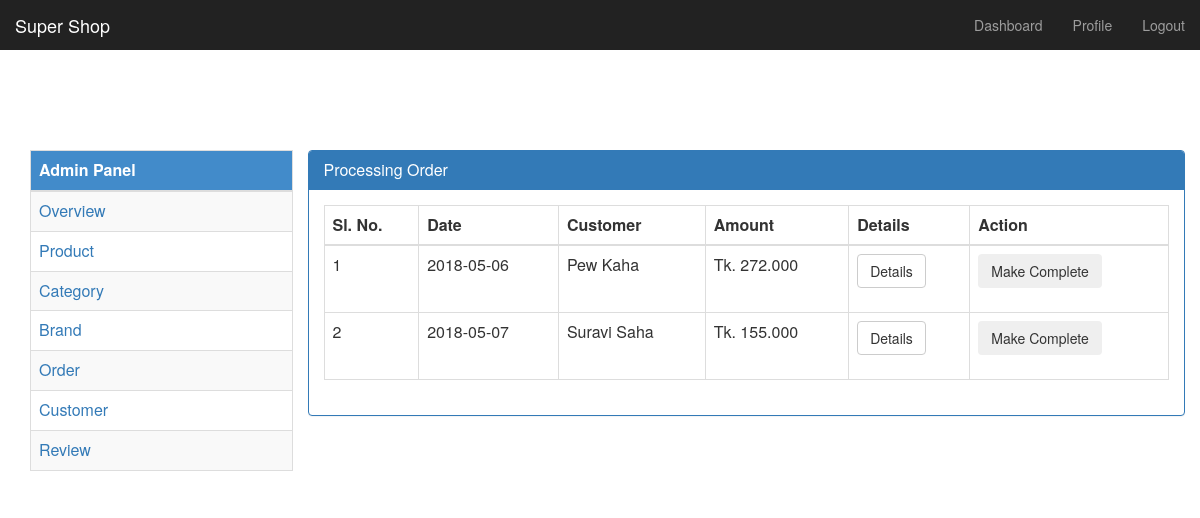
/admin/processingorder.php (signed in), run on the app's committed database.
### tables this page shows
CREATE TABLE `customerorder` (
  `orderId` int(11) NOT NULL,
  `custId` int(11) NOT NULL,
  `orderStatus` tinyint(4) NOT NULL,
  `amount` float(10,3) NOT NULL,
  `orderDate` date NOT NULL
);

CREATE TABLE `customer` (
  `custId` int(11) NOT NULL,
  `custName` varchar(225) NOT NULL,
  `custEmail` varchar(50) NOT NULL,
  `custPass` varchar(30) NOT NULL,
  `number` int(11) NOT NULL,
  `division` varchar(50) NOT NULL,
  `district` varchar(50) NOT NULL,
  `address` varchar(225) NOT NULL
);

### Classes/Order.php (called while the page is built, shortened)
<?php
    class Order{
     public $uhost = DB_HOST;
     public $uuser = DB_USER;
     public $upass = DB_PASS;
     public $udb   = DB_NAME;
     private $conn;
        function __construct(){
            $this -> conn = mysqli_connect($this -> uhost, $this -> uuser, $this -> upass, $this -> udb);
        }
        public function getProcessingOrder(){
            $this -> sql = "SELECT customerorder.*, customer.custName FROM customerorder,customer WHERE customerorder.custId = customer.custId AND customerorder.orderStatus = '0' ;";
            $this -> res = mysqli_query($this -> conn, $this -> sql);
                return $this -> res;
        }
    }
    ?>

### admin/processingorder.php (the view, shortened to what this page needs)
<?php
include('Library/header.php');
$filepath=realpath(dirname(__FILE__));
include_once($filepath.'/../Classes/Order.php');
$order  = new Order();
    $getPRdetails = $order -> getProcessingOrder();
?>
<?php
include('Library/sidebar.php');
?>
<div class="col-md-9 col-sm-12 col-xs-12">
    <div class="row">
        <div class="panel panel-primary">
            <div class="panel-heading">
                <h3 class="panel-title">Processing Order </h3>
            </div>
            <div class="panel-body">
                <div class="table-responsive">
                    <table class="table table-bordered">
                        <thead>
                            <th>Sl. No.</th>
                            <th>Date</th>
                            <th>Customer</th>
                            <th>Amount</th>
                            <th>Details</th>
                            <th>Action</th>
                        </thead>
                        <tbody>
                            <?php
                                if(isset($getPRdetails)){
                                    $i = 0;
                                    while($value = $getPRdetails -> fetch_assoc()){
                                        $i ++;
                            ?>
                            <tr>
                                <td><?php echo $i; ?></td>
                                <td><?php echo $value['orderDate']; ?></td>
                                <td><?php echo $value['custName']; ?></td>
                                <td>Tk. <?php echo $value['amount']; ?></td>
                                <td><a href="orderdetails.php?oid=<?php echo $value['orderId']; ?>" class="btn btn-default">Details</a></td>
                                <td><form action="" method="post"><input type="number" value="<?php echo $value['orderId']; ?>" hidden="hidden" name="oid" /><input type="submit" value="Make Complete" class="btn" /></form></td>
                            </tr>
                            <?php }}?>
                        </tbody>
                    </table>
                </div>
            </div>
        </div>
    </div>
</div>
<?php
include('Library/footer.php');
?>

### admin/css/dashboard.css (style rules this page uses)
body { padding-top: 50px; }

### data on the page
customerorder: orderDate "2018-05-06", custId.custName "Pew Kaha", amount "272.000"
customerorder: orderDate "2018-05-07", custId.custName "Suravi Saha", amount "155.000"
